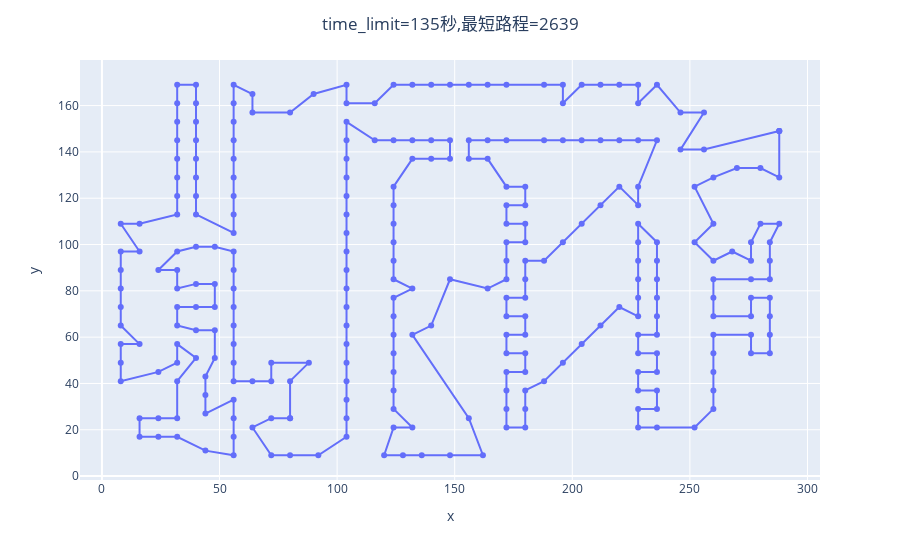

Write notebook code for a chart like this one.
### Code cell
fig = px.line(x=X[135], y=Y[135],markers=True)
fig.update_layout(title_text="time_limit=135秒,最短路程={}".format(ObjectiveValues[135]), title_x=0.5)
fig.show()

### Figure 1 — Plotly figure (JSON) as saved in the notebook; plotly's stock layout.template omitted (floating-point values rounded to 4 significant figures; data arrays with more than 128 entries replaced by an {"elided": "..."} marker saying what was removed)
{"data": [{"hovertemplate": "x=%{x}<br>y=%{y}<extra></extra>", "legendgroup": "", "line": {"color": "#636efa", "dash": "solid"}, "marker": {"symbol": "circle"}, "mode": "markers+lines", "name": "", "orientation": "v", "showlegend": false, "type": "scatter", "x": {"elided": "282 int values"}, "xaxis": "x", "y": {"elided": "282 int values"}, "yaxis": "y"}], "layout": {"legend": {"tracegroupgap": 0}, "margin": {"t": 60}, "title": {"text": "time_limit=135秒,最短路程=2639", "x": 0.5}, "xaxis": {"anchor": "y", "domain": [0, 1], "title": {"text": "x"}}, "yaxis": {"anchor": "x", "domain": [0, 1], "title": {"text": "y"}}}}
